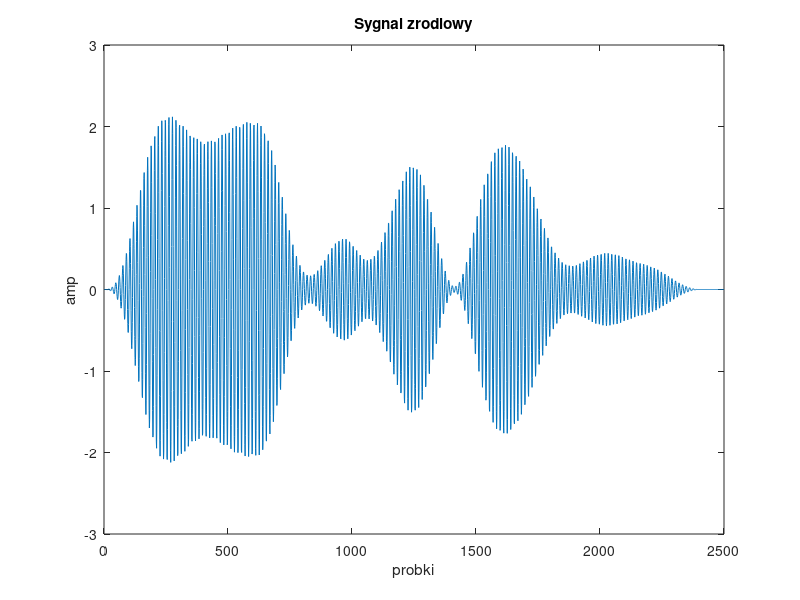
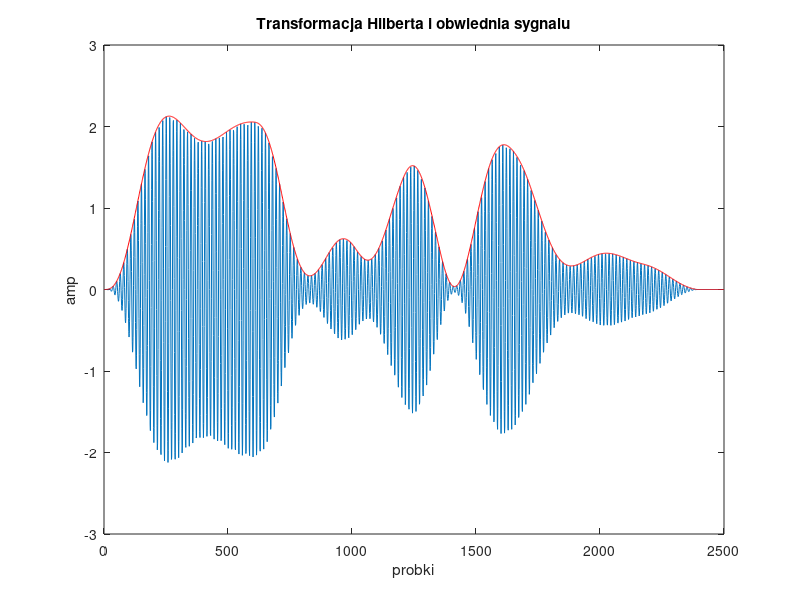
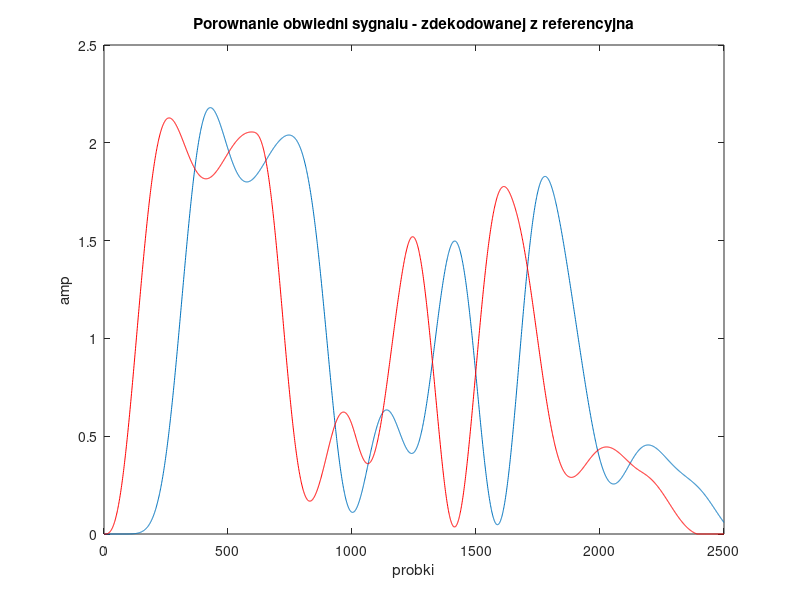

These figures' MATLAB source, in order:
%Envelope Decoding - Hilbert Transform

clc;
clear all;
close all;
load('data.mat');

figure(1)
plot(s_01)
title('Sygnal zrodlowy');
xlabel('probki');
ylabel('amp');

fg=0.5; %czestotliwosc graniczna
M=8; %rzad filtra

[b,a]=butter(M,2*fg/fs,'low');
N=N+1000;

fftx=zeros(1,N);
for i=1:1:N
    
    if i<N/2+1
    fftx(i)=i-1;
    else fftx(i)=-1*(N+1-i);
    end
end

s_01=[s_01 zeros(1,1000)];

%fftx=fftshift(fftx);
sgn=sign(fftx);

%transformacja Hilberta
widmo=fft(s_01);
hil=-1i*sgn.*widmo;
hilb=ifft(hil);

figure(2) 
plot(real(hilb(1:2500))) %odtworzony sygnal z transformaty
hold on;
amp=abs(s_01+(1i*hilb)); %obwiednia sygnalu
plot(amp(1:2500), 'r')
title('Transformacja Hilberta i obwiednia sygnalu');
xlabel('probki');
ylabel('amp');

amp_2=filter(b,a,amp); %filtracja (butterworth)

figure (3)
plot(amp_2(1:2500))
hold on

plot(obwiednia,'r') %obwiednia

%amp_med=medfilt1(amp(1:2500),90); %filtr medianowy (do s_03)
%plot(amp_med,'k') %obwiednia po filtracji medianowej (do s_03)
title('Porownanie obwiedni sygnalu - zdekodowanej z referencyjna');
xlabel('probki');
ylabel('amp');
